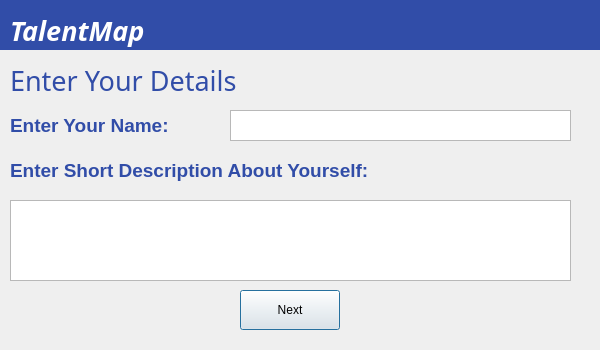
<?xml version="1.0" encoding="UTF-8"?>
<ui version="4.0">
 <class>Dialog</class>
 <widget class="QDialog" name="Dialog">
  <property name="geometry">
   <rect>
    <x>0</x>
    <y>0</y>
    <width>600</width>
    <height>350</height>
   </rect>
  </property>
  <property name="windowTitle">
   <string>Dialog</string>
  </property>
  <widget class="QWidget" name="widget" native="true">
   <property name="geometry">
    <rect>
     <x>0</x>
     <y>0</y>
     <width>600</width>
     <height>50</height>
    </rect>
   </property>
   <property name="styleSheet">
    <string notr="true">background-color: qlineargradient(spread:repeat, x1:0, y1:0, x2:1, y2:1, stop:0 rgba(49, 77, 168, 255));</string>
   </property>
   <widget class="QLabel" name="label">
    <property name="geometry">
     <rect>
      <x>10</x>
      <y>10</y>
      <width>191</width>
      <height>41</height>
     </rect>
    </property>
    <property name="font">
     <font>
      <family>STCaiyun</family>
      <pointsize>20</pointsize>
     </font>
    </property>
    <property name="text">
     <string>&lt;html&gt;&lt;head/&gt;&lt;body&gt;&lt;p&gt;&lt;span style=&quot; font-weight:600; font-style:italic; color:#ffffff;&quot;&gt;TalentMap&lt;/span&gt;&lt;/p&gt;&lt;/body&gt;&lt;/html&gt;</string>
    </property>
   </widget>
  </widget>
  <widget class="QLabel" name="label_2">
   <property name="geometry">
    <rect>
     <x>10</x>
     <y>50</y>
     <width>351</width>
     <height>61</height>
    </rect>
   </property>
   <property name="font">
    <font>
     <family>STHupo</family>
     <pointsize>22</pointsize>
    </font>
   </property>
   <property name="text">
    <string>&lt;html&gt;&lt;head/&gt;&lt;body&gt;&lt;p&gt;&lt;span style=&quot; font-size:20pt; color:#314da8;&quot;&gt;Enter Your Details&lt;/span&gt;&lt;/p&gt;&lt;/body&gt;&lt;/html&gt;</string>
   </property>
  </widget>
  <widget class="QLabel" name="label_3">
   <property name="geometry">
    <rect>
     <x>10</x>
     <y>100</y>
     <width>211</width>
     <height>51</height>
    </rect>
   </property>
   <property name="font">
    <font>
     <family>MS Shell Dlg 2</family>
    </font>
   </property>
   <property name="text">
    <string>&lt;html&gt;&lt;head/&gt;&lt;body&gt;&lt;p&gt;&lt;span style=&quot; font-size:14pt; font-weight:600; color:#314da8;&quot;&gt;Enter Your Name:&lt;/span&gt;&lt;/p&gt;&lt;/body&gt;&lt;/html&gt;</string>
   </property>
  </widget>
  <widget class="QTextEdit" name="Namebox">
   <property name="geometry">
    <rect>
     <x>230</x>
     <y>110</y>
     <width>341</width>
     <height>31</height>
    </rect>
   </property>
  </widget>
  <widget class="QLabel" name="label_4">
   <property name="geometry">
    <rect>
     <x>10</x>
     <y>150</y>
     <width>481</width>
     <height>41</height>
    </rect>
   </property>
   <property name="font">
    <font>
     <family>MS Shell Dlg 2</family>
    </font>
   </property>
   <property name="text">
    <string>&lt;html&gt;&lt;head/&gt;&lt;body&gt;&lt;p&gt;&lt;span style=&quot; font-size:14pt; font-weight:600; color:#314da8;&quot;&gt;Enter Short Description About Yourself:&lt;/span&gt;&lt;/p&gt;&lt;/body&gt;&lt;/html&gt;</string>
   </property>
  </widget>
  <widget class="QTextEdit" name="Descriptionbox">
   <property name="geometry">
    <rect>
     <x>10</x>
     <y>200</y>
     <width>561</width>
     <height>81</height>
    </rect>
   </property>
  </widget>
  <widget class="QPushButton" name="pushButton">
   <property name="geometry">
    <rect>
     <x>240</x>
     <y>290</y>
     <width>100</width>
     <height>40</height>
    </rect>
   </property>
   <property name="text">
    <string>Next</string>
   </property>
  </widget>
 </widget>
 <resources/>
 <connections/>
</ui>
